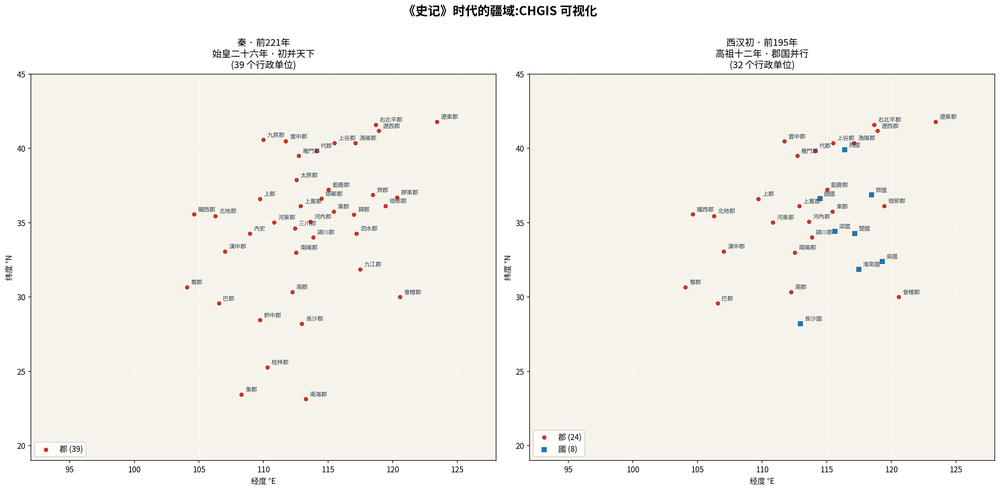
#> input picture labs/map/shiji_chgis.png, 1000 x 491 px, shrunk from 2685 x 1318 before the run
$ python deskew_crop.py ../shiji_chgis.png
#> lines starting #> are read from the running program, lines starting #| are printed output that depends on the picture
#!/usr/bin/env python3
"""
deskew_crop.py — 倾斜纠正 + 边缘裁切

适用于书籍扫描地图的后处理：
  1. 边缘裁切：去除扫描时产生的黑色/深色边缘条（装订阴影等）
  2. 倾斜纠正：通过检测地图框线角度旋转校正扫描倾斜

用法：
  python deskew_crop.py input.jpg [output.jpg]          # 单张处理
  python deskew_crop.py --batch corpus/谭图/1-0*.jpg   # 批量原地处理
  python deskew_crop.py --crop-only input.jpg           # 仅裁切
  python deskew_crop.py --deskew-only input.jpg         # 仅纠偏
  python deskew_crop.py --dry-run --batch ...           # 仅打印检测结果
"""

import argparse
import glob
import sys
from pathlib import Path

import numpy as np
from PIL import Image
from scipy.ndimage import gaussian_filter1d


# ── 边缘裁切 ─────────────────────────────────────────────────────────────────

def _find_strip_width_frac(dark_fracs: np.ndarray, frac_thresh: float, max_strip: int) -> int:
    """
    用暗像素比例（< 100 的像素占该行/列总像素数）检测边缘暗条宽度。
    处理非均匀暗条（均值高但局部极暗），取前 max_strip 中最后一个超阈值位置后一位。
    """
    vals = dark_fracs[:max_strip]
    dark_positions = [i for i, v in enumerate(vals) if v >= frac_thresh]
    if not dark_positions:
        return 0
    last_dark = dark_positions[-1]
    if last_dark >= max_strip - 1:
        return max_strip
    return last_dark + 1


def _find_blank_bottom(gray: np.ndarray, min_blank: int = 50,
                        content_frac: float = 0.01) -> int:
    """
    从底部向上扫描，找内容结束位置。
    若底部连续空白行 >= min_blank，返回应裁掉的行数；否则返回 0。
    content_frac：某行暗像素占比超过此值即视为有内容（默认 0.5%）。
    """
    h, w = gray.shape
    last_content = h - 1
    for i in range(1, h):
        if (gray[h - i, :] < 180).mean() > content_frac:
            last_content = h - i
            break
    blank = h - last_content - 1
    return blank if blank >= min_blank else 0


def autocrop(arr: np.ndarray,
             dark_thresh: float = 130.0,
             dark_frac_thresh: float = 0.05,
             max_strip: int = 8,
             min_blank_bottom: int = 100) -> tuple[np.ndarray, tuple]:
    """
    检测并裁切四边的扫描暗条和底部大面积空白。

    双重检测暗条：均值法（dark_thresh）+ 暗像素比例法（dark_frac_thresh）。
    额外检测：底部连续空白 >= min_blank_bottom 行时自动裁除（半页图留白场景）。

    返回 (cropped_arr, (top, bot, left, right)) 裁切像素数。
    """
    h, w = arr.shape[:2]
    gray = arr.mean(axis=2)

    # ── 均值法（边缘暗条）
    top_means  = gray[:max_strip, :].mean(axis=1)
    bot_means  = gray[h-max_strip:, :].mean(axis=1)[::-1]
    left_means = gray[:, :max_strip].mean(axis=0)
    right_means= gray[:, w-max_strip:].mean(axis=0)[::-1]

    def _find_by_mean(means):
        vals = means[:max_strip]
        dark_pos = [i for i, v in enumerate(vals) if v <= dark_thresh]
        if not dark_pos:
            return 0
        last = dark_pos[-1]
        return max_strip if last >= max_strip - 1 else last + 1

    top_m   = _find_by_mean(top_means)
    bot_m   = _find_by_mean(bot_means)
    left_m  = _find_by_mean(left_means)
    right_m = _find_by_mean(right_means)

    # ── 暗像素比例法（< 100）
    top_fracs   = (gray[:max_strip, :] < 100).mean(axis=1)
    bot_fracs   = (gray[h-max_strip:, :] < 100).mean(axis=1)[::-1]
    left_fracs  = (gray[:, :max_strip] < 100).mean(axis=0)
    right_fracs = (gray[:, w-max_strip:] < 100).mean(axis=0)[::-1]

    top_f   = _find_strip_width_frac(top_fracs,   dark_frac_thresh, max_strip)
    bot_f   = _find_strip_width_frac(bot_fracs,   dark_frac_thresh, max_strip)
    left_f  = _find_strip_width_frac(left_fracs,  dark_frac_thresh, max_strip)
    right_f = _find_strip_width_frac(right_fracs, dark_frac_thresh, max_strip)

    top   = max(top_m,   top_f)
    bot   = max(bot_m,   bot_f)
    left  = max(left_m,  left_f)
    right = max(right_m, right_f)

    # ── 底部大面积空白（半页图留白，仅裁 >= min_blank_bottom 的连续空白）
    blank_bot = _find_blank_bottom(gray, min_blank=min_blank_bottom)
    bot = max(bot, blank_bot)

    r0 = top
    r1 = h - bot   if bot   > 0 else h
    c0 = left
    c1 = w - right if right > 0 else w

    return arr[r0:r1, c0:c1], (top, bot, left, right)


# ── 倾斜角检测（地图框线斜率法）──────────────────────────────────────────────

def detect_skew_angle(arr: np.ndarray,
                      search_frac: float = 0.35,
                      min_dark_frac: float = 0.10,
                      outlier_thresh: float = 8.0) -> float:
    """
    通过检测地图上边框线的倾斜角来估算扫描偏角。

    方法：
      1. 在顶部 search_frac 区域找暗像素密集的框线带（dark_count > 10% * width）
      2. 在框线带范围内，逐列向下扫描，记录每列首个暗像素的 y 位置（框线顶边）
      3. 线性拟合去离群值，返回斜率对应角度（°）

    正角度 = 右侧偏低（框线斜率 > 0），需逆时针旋转纠正。
    返回 0.0 表示检测失败或倾斜可忽略。
    """
    gray = arr.mean(axis=2)
    h, w = gray.shape
    search_end = int(h * search_frac)
    sub = gray[:search_end, :]

    dark_count = (sub < 100).sum(axis=1)
    min_dark = int(w * min_dark_frac)
    candidates = np.where(dark_count > min_dark)[0]

    if len(candidates) == 0:
        return 0.0

    # 框线带：第一个候选行前 10 行到最后一个候选行后 10 行
    band_top    = max(0, candidates[0] - 10)
    band_bottom = min(search_end, candidates[-1] + 10)

    sample_cols = list(range(50, w - 50, 40))
    if len(sample_cols) < 10:
        return 0.0

    # 每列在框线带内找第一个暗像素（框线顶边）
    top_ys = []
    valid_cols = []
    for c in sample_cols:
        col_slice = gray[band_top:band_bottom, c]
        dark_pos = np.where(col_slice < 100)[0]
        if len(dark_pos) > 0:
            top_ys.append(band_top + dark_pos[0])
            valid_cols.append(c)

    if len(valid_cols) < 10:
        return 0.0

    xs = np.array(valid_cols, dtype=float)
    ys = np.array(top_ys, dtype=float)

    y_med = np.median(ys)
    valid = np.abs(ys - y_med) < outlier_thresh
    if valid.sum() < 5:
        return 0.0

    slope, _ = np.polyfit(xs[valid], ys[valid], 1)
    angle = float(np.degrees(np.arctan(slope)))

    if abs(angle) > 5.0:
        return 0.0

    return angle


# ── 旋转（PIL，双线性，背景填白）────────────────────────────────────────────────

def deskew(arr: np.ndarray, angle: float) -> np.ndarray:
    """
    将图像旋转 angle 度（逆时针）纠正倾斜，背景填充白色。

    angle > 0 = 右侧偏低 → 逆时针旋转（PIL rotate 正值 = 逆时针）
    angle < 0 = 右侧偏高 → 顺时针旋转
    """
    img = Image.fromarray(arr)
    rotated = img.rotate(angle, resample=Image.BILINEAR, expand=False, fillcolor=(255, 255, 255))
    return np.array(rotated)


# ── 主处理函数 ────────────────────────────────────────────────────────────────

def process(src: str, dst: str,
            do_deskew: bool = True,
            do_crop: bool = True,
            dry_run: bool = False,
            verbose: bool = True) -> dict:
    """
    对单张图像执行倾斜纠正 + 边缘裁切。
    返回包含检测结果的 dict。
    """
    arr = np.array(Image.open(src).convert("RGB"))
    h0, w0 = arr.shape[:2]
    result = {"file": src, "angle": 0.0, "crop": (0, 0, 0, 0)}

    # ── 1. 倾斜检测与纠正
    if do_deskew:
        angle = detect_skew_angle(arr)
        result["angle"] = angle
        if abs(angle) >= 0.05:
            if verbose:
                print(f"  倾斜: {angle:+.3f}°  →  旋转纠正")
            if not dry_run:
                arr = deskew(arr, angle)
        else:
            if verbose:
                print(f"  倾斜: {angle:+.3f}°  (可忽略，跳过)")

    # ── 2. 边缘裁切
    if do_crop:
        arr_cropped, (top, bot, left, right) = autocrop(arr)
        result["crop"] = (top, bot, left, right)
        h1, w1 = arr_cropped.shape[:2]
        if top + bot + left + right > 0:
            if verbose:
                print(f"  裁切: top={top} bot={bot} left={left} right={right}  {w0}×{h0} → {w1}×{h1}")
            if not dry_run:
                arr = arr_cropped
        else:
            if verbose:
                print(f"  无边缘暗条，跳过裁切")

    if not dry_run:
        Image.fromarray(arr).save(dst, "JPEG", quality=95, subsampling=0)
        if verbose:
            print(f"  ✓ → {dst}")

    return result


# ── 入口 ─────────────────────────────────────────────────────────────────────

def main():
    ap = argparse.ArgumentParser(
        description=__doc__,
        formatter_class=argparse.RawDescriptionHelpFormatter,
    )
    ap.add_argument("input",  nargs="?", help="输入 JPG（单张模式）")
    ap.add_argument("output", nargs="?", help="输出 JPG（默认原地覆盖）")
    ap.add_argument("--batch",       nargs="+", metavar="GLOB", help="批量处理（原地）")
    ap.add_argument("--crop-only",   action="store_true", help="仅裁切，不纠偏")
    ap.add_argument("--deskew-only", action="store_true", help="仅纠偏，不裁切")
    ap.add_argument("--dry-run",     action="store_true", help="仅检测，不写文件")
    args = ap.parse_args()

    do_deskew = not args.crop_only
    do_crop   = not args.deskew_only

    if args.batch:
        files = []
        for pat in args.batch:
            files.extend(sorted(glob.glob(pat)))
        files = sorted(set(files))
        if not files:
            print("未找到匹配文件")
            sys.exit(1)
        print(f"批量处理 {len(files)} 张图像...")
        for f in files:
            print(f"\n[{Path(f).name}]")
            process(f, f, do_deskew=do_deskew, do_crop=do_crop, dry_run=args.dry_run)

    elif args.input:
        dst = args.output or args.input
        process(args.input, dst, do_deskew=do_deskew, do_crop=do_crop, dry_run=args.dry_run)
#> in detect_skew_angle, `sub = gray[:search_end, :]`:
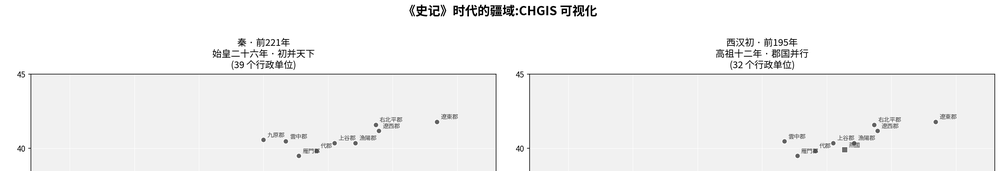
#> sub: shape (171, 1000) float64; min 0, max 255, mean 242.6
#> in detect_skew_angle, `dark_count = (sub < 100).sum(axis=1)`: dark_count = 171 values, max 86 at index 10, min 0 at index 0, mean 8.6
#> in detect_skew_angle, `candidates = np.where(dark_count > min_dark)[0]`: candidates = empty array
#> in process, `angle = detect_skew_angle(arr)`: angle = 0
#|   倾斜: +0.000°  (可忽略，跳过)
#> in autocrop, `top_means  = gray[:max_strip, :].mean(axis=1)`: top_means = [255, 255, 255, 254.8, 254, 243.3, 232.2, 232.5]
#> in autocrop, `bot_means  = gray[h-max_strip:, :].mean(axis=1)[::-1]`: bot_means = [255, 255, 255, 255, 254.9, 255, 252.9, 250.8]
#> in autocrop, `left_means = gray[:, :max_strip].mean(axis=0)`: left_means = [255, 255, 255, 254.9, 255, 252.7, 250.1, 250.2]
#> in autocrop, `right_means= gray[:, w-max_strip:].mean(axis=0)[::-1]`: right_means = [255, 255, 253.4, 255, 214.3, 147.7, 252.7, 241]
#> in _find_by_mean, `vals = means[:max_strip]`: vals = [255, 255, 255, 254.8, 254, 243.3, 232.2, 232.5]
#> in _find_by_mean, `dark_pos = [i for i, v in enumerate(vals) if v <= dark_thresh]`: dark_pos = []
#> in autocrop, `top_m   = _find_by_mean(top_means)`: top_m = 0
#> in autocrop, `top_fracs   = (gray[:max_strip, :] < 100).mean(axis=1)`: top_fracs = [0, 0, 0, 0, 0, 0.035, 0.078, 0.078]
#> in autocrop, `bot_fracs   = (gray[h-max_strip:, :] < 100).mean(axis=1)[::-1]`: bot_fracs = [0, 0, 0, 0, 0, 0, 0, 0.007]
#> in autocrop, `left_fracs  = (gray[:, :max_strip] < 100).mean(axis=0)`: left_fracs = [0, 0, 0, 0, 0, 0, 0.00815, 0.00815]
#> in autocrop, `right_fracs = (gray[:, w-max_strip:] < 100).mean(axis=0)[::-1]`: right_fracs = [0, 0, 0, 0, 0, 0.00407, 0, 0]
#> in _find_strip_width_frac, `vals = dark_fracs[:max_strip]`: vals = [0, 0, 0, 0, 0, 0.035, 0.078, 0.078]
#> in _find_strip_width_frac, `dark_positions = [i for i, v in enumerate(vals) if v >= frac_thresh]`: dark_positions = [6, 7]
#> in _find_strip_width_frac, `last_dark = dark_positions[-1]`: last_dark = 7
#> in autocrop, `top_f   = _find_strip_width_frac(top_fracs,   dark_frac_thresh, max_st..`: top_f = 8
#> in autocrop, `bot_f   = _find_strip_width_frac(bot_fracs,   dark_frac_thresh, max_st..`: bot_f = 0
#> in autocrop, `top   = max(top_m,   top_f)`: top = 8
#> in autocrop, `bot   = max(bot_m,   bot_f)`: bot = 0
#> in autocrop, `r0 = top`: r0 = 8
#> in autocrop, `r1 = h - bot   if bot   > 0 else h`: r1 = 491
#> in autocrop, `c0 = left`: c0 = 0
#> in autocrop, `c1 = w - right if right > 0 else w`: c1 = 1000
#> in process, `arr_cropped, (top, bot, left, right) = autocrop(arr)`:
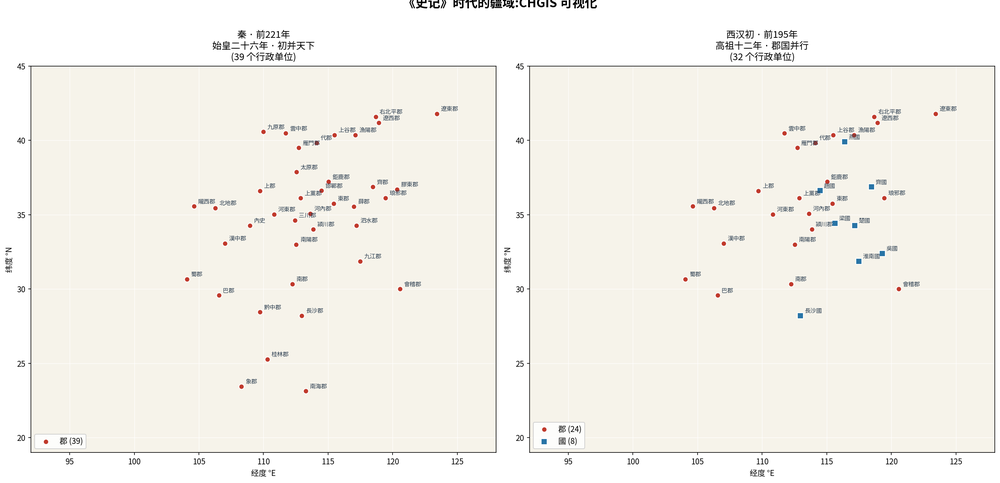
#> arr_cropped: shape (483, 1000, 3); mean R, G, B 244.7, 242.4, 236.1
#> in process, `arr_cropped, (top, bot, left, right) = autocrop(arr)`: top = 8; bot = 0
#|   裁切: top=8 bot=0 left=0 right=0  1000×491 → 1000×483

    else:
        ap.print_help()
        sys.exit(1)


if __name__ == "__main__":
    main()
